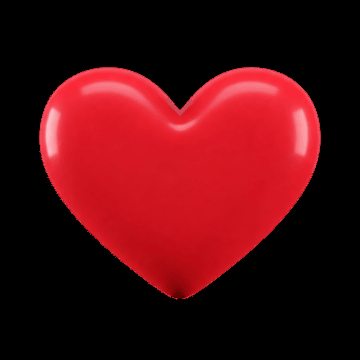
#> input picture assets/heart.png, 360 x 360 px
$ python hand_effects.py
#> lines starting #> are read from the running program, lines starting #| are printed output that depends on the picture
"""
Hand Gesture Filter - Webcam Effect Real-Time
1. Tangan Kanan Nunjuk ke Atas -> Muncul efek Love (assets/heart.png) + UNLOCK Efek Bunga
2. Jempol Nunjuk ke Diri Sendiri -> Muncul efek Bunga-Bunga FULLSCREEN di BELAKANG SUBJEK
   (menggunakan AI Segmentation agar bunga melayang di belakang tubuh pengguna!)
3. Telunjuk Kiri & Kanan Bersentuhan lalu Melebar -> Membentuk shape Persegi Panjang Neon Dinamis
   yang bisa di-twist dan diputar bebas 360 derajat mengikuti jari!
4. Telapak Tangan Bersentuhan & Jari-Jari Renggang -> Objek Holografik 3D Kristal Prisma 9 Sisi
5. Pose Ketapel (Tangan Cabang 'V' + Tangan Cubit Tarik Karet) -> Tembak Peluru ke Kamera & Efek Embun Kaca (Di-usap untuk Bersih)
6. Dua Tangan Menarik dari Atas ke Bawah -> Filter Black & White (B&W) Sinematik dengan Animasi Tirai Push dari Atas!

Cara Menjalankan:
    python hand_effects.py

Kontrol Tombol:
    ESC / Q : Keluar dari aplikasi
    H / T   : Sembunyikan / tampilkan semua elemen teks UI (Clean View Mode)
    B       : Toggle manual filter Black & White (B&W)
    L       : Tampilkan / sembunyikan titik landmark tangan (debug)
    C       : Bersihkan partikel yang sedang aktif di layar
    R       : Reset seluruh efek
"""

import os
import cv2
import numpy as np
import time
import random
import math
import urllib.request
import threading

import mediapipe as mp
from mediapipe.tasks import python as mp_tasks
from mediapipe.tasks.python import vision

# ----------------- PATH & KONFIGURASI -----------------
SCRIPT_DIR = os.path.dirname(os.path.abspath(__file__))
ASSETS_DIR = os.path.join(SCRIPT_DIR, "assets")

HAND_MODEL_PATH = os.path.join(SCRIPT_DIR, "hand_landmarker.task")
HAND_MODEL_URL = (
    "https://storage.googleapis.com/mediapipe-models/hand_landmarker/"
    "hand_landmarker/float16/1/hand_landmarker.task"
)

SEG_MODEL_PATH = os.path.join(SCRIPT_DIR, "selfie_multiclass.tflite")
SEG_MODEL_URL = (
    "https://storage.googleapis.com/mediapipe-models/image_segmenter/"
    "selfie_multiclass_256x256/float32/latest/selfie_multiclass_256x256.tflite"
)

# Indeks Landmark MediaPipe (21 titik per tangan)
WRIST = 0
THUMB_CMC = 1
THUMB_MCP = 2
THUMB_IP = 3
THUMB_TIP = 4

INDEX_MCP = 5
INDEX_PIP = 6
INDEX_DIP = 7
INDEX_TIP = 8

MIDDLE_MCP = 9
MIDDLE_PIP = 10
MIDDLE_DIP = 11
MIDDLE_TIP = 12

RING_MCP = 13
RING_PIP = 14
RING_DIP = 15
RING_TIP = 16

PINKY_MCP = 17
PINKY_PIP = 18
PINKY_DIP = 19
PINKY_TIP = 20


def ensure_models():
    """Download model hand landmarker dan selfie segmenter jika belum ada."""
    if not os.path.exists(HAND_MODEL_PATH):
        print(f"Mengunduh model hand_landmarker.task ...")
        urllib.request.urlretrieve(HAND_MODEL_URL, HAND_MODEL_PATH)
#> (this line was passed over: the network is not available in this run)
        print("Model hand_landmarker.task berhasil diunduh!")

    if not os.path.exists(SEG_MODEL_PATH):
        print(f"Mengunduh model selfie_multiclass.tflite untuk background segmentation...")
        urllib.request.urlretrieve(SEG_MODEL_URL, SEG_MODEL_PATH)
#> (this line was passed over: the network is not available in this run)
        print("Model selfie_multiclass.tflite berhasil diunduh!")


# ----------------- ASYNC BACKGROUND SEGMENTER -----------------
class AsyncSegmenter:
    """
    Menjalankan MediaPipe ImageSegmenter secara asynchronous di background thread
    agar proses webcam & rendering tetap berjalan lancar pada 30-60 FPS.
    """
    # [13 lines left out: function __init__, not called in this run]

    def update_frame(self, rgb_frame):
        with self.lock:
            self.latest_frame = rgb_frame.copy()

    def get_mask(self):
        with self.lock:
            return self.mask

    # [30 lines left out: functions _worker, close, not called in this run]


# ----------------- LOAD ASSETS -----------------
def load_sprites():
    """Load semua asset sprite (BGRA) dan buat versi pre-scaled untuk performa maksimal."""
    sprites = {
        "heart": cv2.imread(os.path.join(ASSETS_DIR, "heart.png"), cv2.IMREAD_UNCHANGED),
        "sakura": cv2.imread(os.path.join(ASSETS_DIR, "flower_sakura.png"), cv2.IMREAD_UNCHANGED),
        "bloom": cv2.imread(os.path.join(ASSETS_DIR, "flower_bloom.png"), cv2.IMREAD_UNCHANGED),
        "petal": cv2.imread(os.path.join(ASSETS_DIR, "flower_petal.png"), cv2.IMREAD_UNCHANGED),
    }
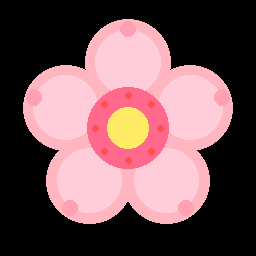
#> input picture assets/flower_sakura.png, 256 x 256 px
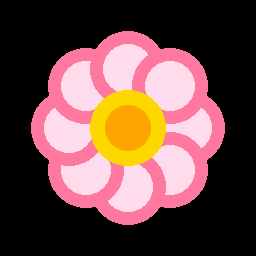
#> input picture assets/flower_bloom.png, 256 x 256 px
    for name, img in list(sprites.items()):
        if img is None:
            print(f"[Peringatan] Asset '{name}' tidak ditemukan di folder assets!")
        else:
            if img.shape[2] == 3:
                img = cv2.cvtColor(img, cv2.COLOR_BGR2BGRA)
                sprites[name] = img
            # Pre-scale ke ukuran wajar (80x80 / 64x64) agar resize per frame super cepat (menghemat ~15ms)
            target_dim = 64 if name == "petal" else 80
            sprites[f"{name}_small"] = cv2.resize(img, (target_dim, target_dim), interpolation=cv2.INTER_AREA)
#> this loop made 4 passes
#> name on passes 1 to 3: 'heart', 'sakura', 'bloom'
#> (printed output is left out)
#> after the loop, sprites = 7 items
#> (the rest of the program and of its run is left out)
